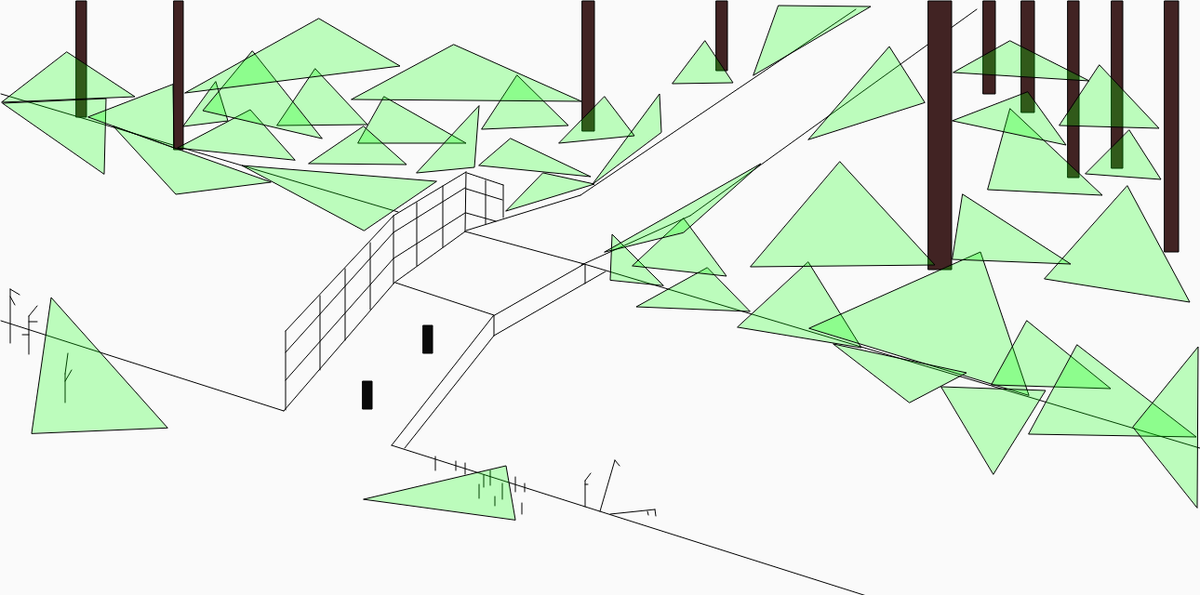
Frame 1 (no input)
Frame 60 (no input): identical to frame 1, image omitted
Frame 120 (the mouse pressed at the canvas centre since frame 60): identical to frame 1, image omitted

The p5.js sketch that drew this single still picture (run headless with seeded random() and noise() and a simulated clock; from frame 60 on, the mouse is pressed at the canvas centre):

// p5.js sketch
// ── sketch.js
function setup() {

    // this line creates a virtual canvas and attaches it to your HTML
      createCanvas(1290, 640)

}

// put in draw everything you want to draw to the canvas
function draw() {

    // start off with a background
    background(250, 250, 250)

    fill(250, 250, 250)
    line(1, 101, 428, 228)
    line(628, 284, 1350, 500)

    //bridge
    line(628, 284, 530, 340)
    line(530, 340, 421, 479)
    line(500, 249, 501, 185)
    line(500, 249, 424, 304)
    line(424, 304, 305, 442)
    line(305, 442, 1, 345)
    line(501, 185, 423, 232)
    line(423, 232, 423, 305)
    line(423, 232, 307, 356)
    line(307, 356, 307, 441)
    line(344, 318, 344, 398)
    line(371, 289, 371, 366)
    line(398, 261, 398, 333)
    line(448, 218, 448, 286)
    line(476, 200, 476, 266)
    line(307, 379, 423, 250)
    line(307, 409, 423, 278)
    line(423, 250, 500, 202)
    line(423, 278, 500, 229)
    line(425, 304, 531, 339)
    line(500, 249, 628, 284)
    line(435, 482, 531, 361)
    line(531, 361, 531, 340)
    line(531, 361, 651, 292)
    line(629, 285, 629, 305)
    line(502, 186, 541, 199)
    line(501, 248, 624, 210)
    line(541, 199, 541, 234)
    line(501, 203, 540, 215)
    line(501, 229, 533, 238)
    line(522, 194, 522, 241)

    //path
  line(624, 210, 920, 10)
  line(625, 285, 742, 232)
  line(742, 232, 1050, 10)

  //pre-path foilage
  line(629, 517, 629, 545)
  line(629, 517, 635, 509)
  line(629, 521, 632, 521)
  line(656, 553, 704, 548)
  line(704, 548, 705, 555)
  line(696, 550, 697, 554)
  line(645, 550, 661, 495)
  line(661, 495, 666, 501)
  line(564, 529, 564, 520)
  line(554, 529, 554, 513)
  line(540, 537, 540, 520)
  line(561, 553, 561, 541)
  line(527, 522, 527, 506)
  line(532, 544, 532, 534)
  line(515, 536, 515, 521)
  line(520, 524, 520, 511)
  line(500, 510, 500, 498)
  line(490, 506, 490, 496)
  line(468, 506, 468, 491)
  line(11, 369, 11, 311)
  line(11, 311, 21, 317)
  line(11, 319, 16, 328)
  line(31, 381, 31, 340)
  line(31, 340, 40, 329)
  line(31, 346, 40, 346)
  line(31, 360, 24, 360)
  line(70, 433, 70, 402)
  line(70, 402, 73, 380)
  line(70, 410, 77, 398)

  //bridge hole
  fill(10)
  rect(390, 410, 10, 30)

  fill(10)
  rect(455, 350, 10, 30)

//?
  line(421, 479, 960, 650)

//trees
fill(65, 35, 35)
rect(998, 1, 25, 289)
rect(1252, 1, 15, 270)
rect(1195, 1, 12, 180)
rect(1148, 1, 12, 190)
rect(1098, 1, 14, 120)
rect(1057, 1, 13, 100)
rect(626, 1, 13, 140)
rect(770, 1, 12, 75)
rect(82, 1, 11, 125)
rect(187, 1, 10, 160)

//grass
fill('rgba(0,255,0,0.25)')
triangle(793, 352, 926, 374, 869, 282)
triangle(806, 335, 684, 330, 760, 288)
triangle(870, 353, 1054, 271, 1106, 425)
triangle(1066, 414, 1194, 418, 1104, 345)
triangle(1106, 467, 1286, 470, 1158, 371)
triangle(656, 301, 658, 252, 713, 307)
triangle(680, 286, 781, 297, 735, 235)
triangle(180, 460, 55, 320, 34, 466)
triangle(896, 370, 1039, 401, 978, 433)
triangle(1012, 416, 1124, 420, 1068, 510)
triangle(1218, 459, 1288, 373, 1287, 546)
triangle(391, 537, 544, 501, 554, 559)
triangle(469, 195, 260, 178, 391, 248)
triangle(291, 196, 189, 209, 122, 136)
triangle(317, 172, 269, 118, 191, 159)
triangle(3, 111, 114, 106, 112, 187)
triangle(544, 227, 639, 198, 584, 186)
triangle(711, 142, 709, 101, 637, 198)
triangle(807, 287, 1005, 285, 903, 174)
triangle(735, 250, 818, 176, 650, 271)
triangle(95, 126, 187, 159, 186, 91)
triangle(2, 110, 145, 104, 72, 56)
triangle(1123, 300, 1279, 325, 1212, 200)
triangle(1062, 204, 1185, 210, 1086, 117)
triangle(1167, 187, 1248, 193, 1214, 140)
triangle(1024, 130, 1146, 156, 1105, 99)
triangle(869, 150, 956, 50, 994, 110)
triangle(723, 90, 788, 89, 758, 44)
triangle(601, 154, 682, 146, 650, 104)
triangle(197, 136, 245, 130, 232, 88)
triangle(515, 178, 635, 190, 549, 149)
triangle(1139, 135, 1246, 138, 1182, 70)
triangle(1025, 78, 1171, 87, 1086, 44)
triangle(1024, 279, 1151, 284, 1035, 209)
triangle(385, 154, 501, 154, 413, 104)
triangle(332,176,437,177,391,136)
triangle(448,186,510,180,515,114)
triangle(518,139,611,135,556,81)
triangle(298, 135, 395, 134, 339, 74)
triangle(346, 149, 218, 119, 271, 55)
triangle(378, 107, 625, 109, 488, 48)
triangle(810, 81, 936, 7, 837, 6)
triangle(199, 100, 430, 71, 343, 20)









}

// this function will print coordinates to the console whenever you click
function mouseClicked() {
    print(int(mouseX), int(mouseY))
}
